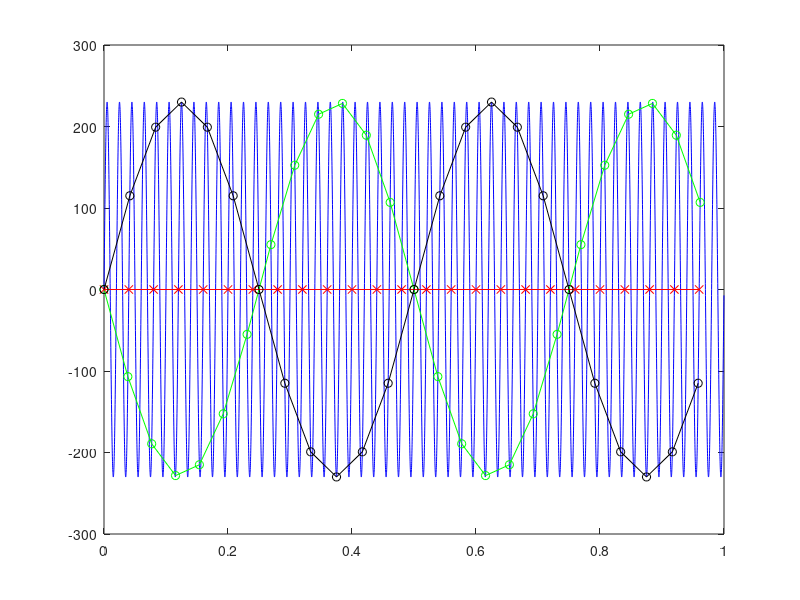

This figure's MATLAB source:
close all; clear all;

t = 1;
A = 230; 
f = 50;
T = 1/f;
omega_0 = 2 * pi * f;


fs_1 = 10^4; % [Hz]
Ts_1 = 1/fs_1; % [s]

l_probek_1 = t/Ts_1;
numery_probek_1 = 0:l_probek_1-1;

% A * sinus(omega_0 * t)

macierz_probek_1 = A*sin(omega_0 * (Ts_1*numery_probek_1));

plot(Ts_1*numery_probek_1,macierz_probek_1, 'b-');
hold on;


fs_2 = 26; % [Hz]
Ts_2 = 1/fs_2; % [s]

l_probek_2 = t/Ts_2;
numery_probek_2 = 0:l_probek_2-1;

% A * sinus(omega_0 * t)

macierz_probek_2 = A*sin(omega_0 * (Ts_2*numery_probek_2));

plot(Ts_2*numery_probek_2,macierz_probek_2, 'g-o');


fs_3 = 25; % [Hz]
Ts_3 = 1/fs_3; % [s]

l_probek_3 = t/Ts_3;
numery_probek_3 = 0:l_probek_3-1;

% A * sinus(omega_0 * t)

macierz_probek_3 =A*sin(omega_0 * (Ts_3*numery_probek_3));

plot(Ts_3*numery_probek_3,macierz_probek_3, 'r-x');


fs_4 = 24; % [Hz]
Ts_4 = 1/fs_4; % [s]

l_probek_4 = t/Ts_4;
numery_probek_4 = 0:l_probek_4-1;

% A * sinus(omega_0 * t)

macierz_probek_4 = A*sin(omega_0 * (Ts_4*numery_probek_4));

plot(Ts_4*numery_probek_4,macierz_probek_4, 'k-o');